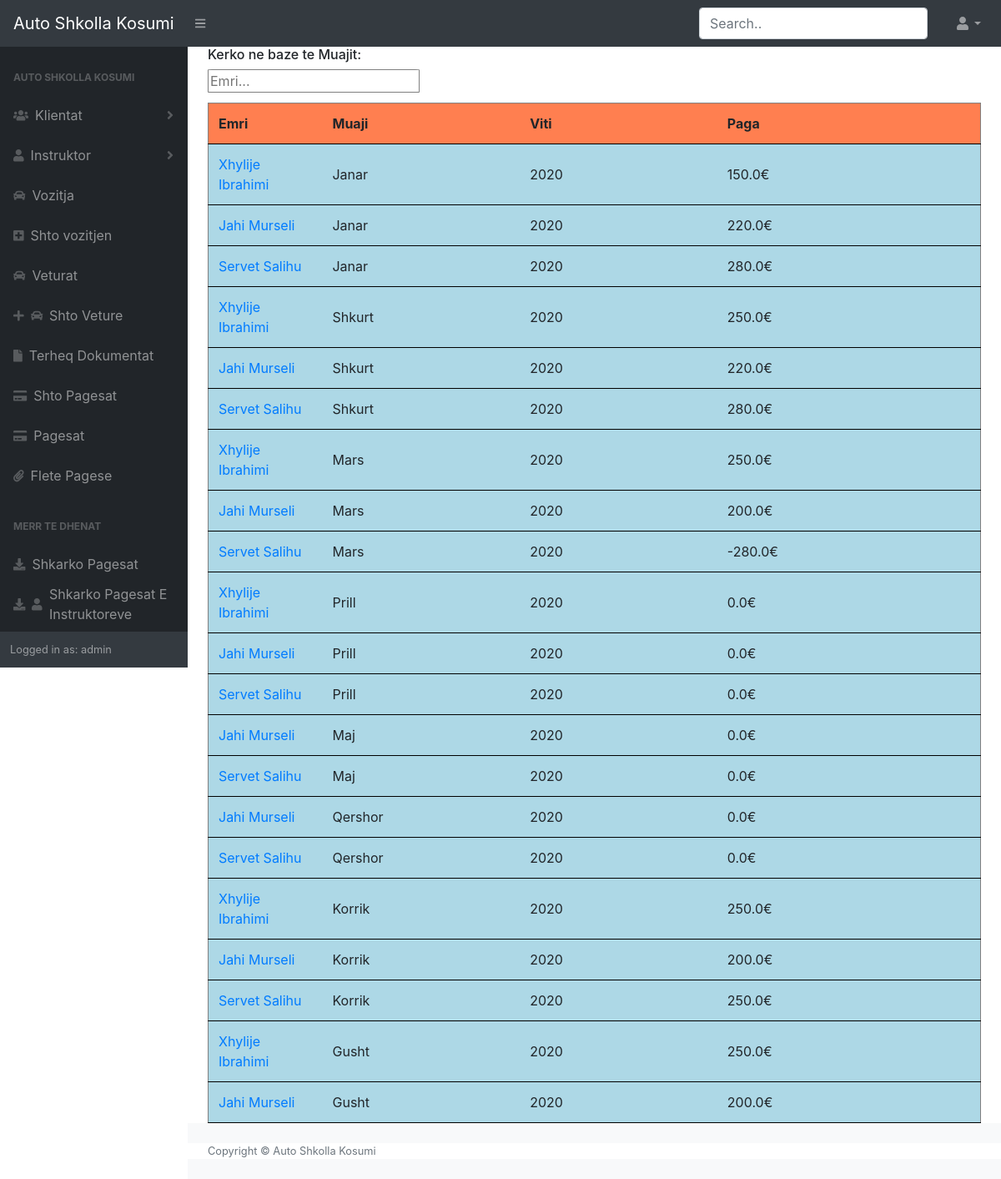
/pagesatEinstruktorve/ (signed in), run on the app's committed database.
### Kosumi/models.py (models this page shows, shortened)
class pagesatEinstruktorve(models.Model):
    Instruktori = models.ForeignKey(Instruktori,on_delete=models.CASCADE)
    muaji  = models.ForeignKey(muaji,on_delete=models.CASCADE)
    paga = models.FloatField()
    viti = models.IntegerField(default=datetime.now().year)

class Instruktori(models.Model):
    Emri = models.CharField(max_length=50)
    Emri_Prindit = models.CharField(max_length=50,default="")
    Mbiemri = models.CharField(max_length=50)
    nrLicenses = models.CharField(max_length=50,null=True)
    dataLindjes = models.DateField(null=True)
    NrPersonal = models.IntegerField(null=True)
    komuna = models.CharField(max_length=50,null=True)
    Nr_tel = PhoneNumberField()
    vetura = models.ForeignKey(Veturat,on_delete=models.CASCADE,null=True,blank=True)
    def __str__(self):
        return self.Emri+" "+self.Mbiemri

class muaji(models.Model):
    muaji = models.CharField(max_length=50)
    def __str__(self):
        return self.muaji

### Kosumi/views.py (the view)
# urls.py: path('pagesatEinstruktorve/', homeViews.pagesatIns, name="pagins"),
@login_required
def pagesatIns(request):
    pag = pagesatEinstruktorve.objects.all().order_by("muaji")
    return render(request, 'home/pagesatEinstruktorve.html', {'pag': pag})

### Kosumi/templates/home/pagesatEinstruktorve.html (shortened to what this page needs)
{%extends "home/Base.html"%}
{% load static %}
{% block content %}
</head>
<body>
<div class="top">
<h6>Kerko ne baze te Muajit:</h6>
<input type="text" id="myInput" onkeyup="myFunction()" placeholder="Emri..." title="Type in a name">
</div>
<table id="myTable">
  <tr class="header">
      <th style="width: 8%;">Emri</th>
    <th style="width: 15%;">Muaji</th>
    <th style="width: 15%;">Viti</th>
    <th style="width: 20%;">Paga</th>
  </tr>
  {% for j in pag %}
    <tr>
        <td><a href="{% url 'editpagesatins' j.pk %}">{{j.Instruktori}}</a></td>
        <td>{{j.muaji}}</td>
        <td>{{j.viti}}</td>
        <td>{{j.paga}}€</td>
    </tr>
  {% endfor %}
</table>
</body>
{% endblock content %}

### Kosumi/templates/home/Base.html (shortened to what this page needs)
{% load static %}
<!DOCTYPE html>
<html lang="en">
<head>
    <link rel="stylesheet" type="text/css" href="{% static 'css/stylesAd.css' %}">
    <link href="https://cdn.datatables.net/1.10.20/css/dataTables.bootstrap4.min.css" rel="stylesheet"
 />
</head>
<body class="sb-nav-fixed">
    <nav class="sb-topnav navbar navbar-expand navbar-dark bg-dark">
        <a class="navbar-brand" href="{% url 'home'%}">Auto Shkolla Kosumi</a>
        <button class="btn btn-link btn-sm order-1 order-lg-0" id="sidebarToggle" href="#"><i
                class="fas fa-bars"></i></button>
        <form class="d-none d-md-inline-block form-inline ml-auto mr-0 mr-md-3 my-2 my-md-0" method="GET"
            action="{% url 'klienti_Search' %}">
            <div class="input-group">
                <input class="form-control mr-sm-2" type="text" name="q" placeholder="Search.." aria-label="Search"
                    aria-describedby="basic-addon2" autocomplete="off">
            </div>
        </form>
        <ul class="navbar-nav ml-auto ml-md-0">
            <li class="nav-item dropdown">
                <a class="nav-link dropdown-toggle" id="userDropdown" href="#" role="button" data-toggle="dropdown"
                    aria-haspopup="true" aria-expanded="false"><i class="fas fa-user fa-fw"></i></a>
            </li>
        </ul>
    </nav>
    <div id="layoutSidenav">
        <div id="layoutSidenav_nav">
            <nav class="sb-sidenav accordion sb-sidenav-dark" id="sidenavAccordion">
                <div class="sb-sidenav-menu">
                    <div class="nav">
                        <div class="sb-sidenav-menu-heading">Auto Shkolla Kosumi</div>
                        <a class="nav-link collapsed" href="#" data-toggle="collapse" data-target="#collapseLayouts"
                            aria-expanded="false" aria-controls="collapseLayouts">
                            <div class="sb-nav-link-icon"><i class="fas fa-users"></i></div>
                            Klientat
                            <div class="sb-sidenav-collapse-arrow"><i class="fas fa-angle-down"></i></div>
                        </a>
                        <a class="nav-link collapsed" href="#" data-toggle="collapse" data-target="#collapsePages"
                            aria-expanded="false" aria-controls="collapsePages">
                            <div class="sb-nav-link-icon"><i class="fas fa-user"></i></div>
                            Instruktor
                            <div class="sb-sidenav-collapse-arrow"><i class="fas fa-angle-down"></i></div>
                        </a>
                        <a class="nav-link" href="{% url 'voz'%}">
                            <div class="sb-nav-link-icon"><i class="fas fa-car"></i></div>
                            Vozitja
                        </a>
                        <a class="nav-link" href="{% url 'regjistro-voz'%}">
                            <div class="sb-nav-link-icon"><i class="fas fa-plus-square"></i></div>
                            Shto vozitjen
                        </a>
                        <a class="nav-link" href="{% url 'vet'%}">
                            <div class="sb-nav-link-icon"><i class="fas fa-car"></i></div>
                            Veturat
                        </a>
                        <a class="nav-link" href="{% url 'regjistro-vet'%}">
                            <div class="sb-nav-link-icon"><i class="fas fa-plus"></i></div><div class="sb-nav-link-icon"><i class="fas fa-car"></i></div>
                            Shto Veture
                        </a>
                        <a class="nav-link" href="{% url 'asd'%}">
                            <div class="sb-nav-link-icon"><i class="fas fa-file"></i></div>
                            Terheq Dokumentat
                        </a>
                        <a class="nav-link" href="{% url 'shtopagesat'%}">
                            <div class="sb-nav-link-icon"><i class="fas fa-credit-card"></i></div>
                            Shto Pagesat
                        </a>
                        <a class="nav-link" href="{% url 'pags'%}">
                            <div class="sb-nav-link-icon"><i class="fas fa-credit-card"></i></div>
                            Pagesat
                        </a>
                        <a class="nav-link" href="{% url 'krijoPagese'%}">
                            <div class="sb-nav-link-icon"><i class="fas fa-paperclip"></i></div>
                            Flete Pagese
                        </a>
                        <div class="sb-sidenav-menu-heading">Merr Te Dhenat</div>
                        <a class="nav-link" href="{% url 'pag'%}" style="padding-bottom: 0;">
                            <div class="sb-nav-link-icon"><i class="fas fa-download"></i></div>
                            Shkarko Pagesat
                        </a>
                        <a class="nav-link" href="{% url 'inst'%}">
                            <div class="sb-nav-link-icon"><i class="fas fa-download"></i></div><div class="sb-nav-link-icon"><i class="fas fa-user"></i></div>
                            Shkarko Pagesat E Instruktoreve
                        </a>
                    </div>
                </div>
                <div class="sb-sidenav-footer">
                    <div class="small">Logged in as: {{user.username}} </div>
                </div>
            </nav>
        </div>
        <div id="layoutSidenav_content" style="background-color: #fff;">
            <main>
                <div class="container-fluid" style="background-color: #fff;">
                    {% block content %}
                    {% endblock %}
                </div>
            </main>
            <footer class="py-4 bg-light mt-auto" style="background-color: #fff;">
                <div class="container-fluid">
                    <div class="d-flex align-items-center justify-content-between small">
                        <div class="text-muted">Copyright &copy; Auto Shkolla Kosumi </div>
                    </div>
                </div>
            </footer>
        </div>
    </div>
</body>
</html>

### Kosumi/templates/home/Base.html (style rules this page uses)
th { cursor: pointer; background-color: coral; font-size: 16px; border-bottom: 1px solid black; }
td { font-size: 16px; background-color: lightblue; border-bottom: 1px solid black; height: 10px; }
button { margin-top: 2%; }
input { autocomplete="off"; }

### Kosumi/templates/home/pagesatEinstruktorve.html (style rules this page uses)
#myInput { background-position: 10px 10px; background-repeat: no-repeat; font-size: 16px; border: 1px solid gray; border-radius:2%; margin-bottom: 12px; }
#myTable { border-collapse: collapse; border: 1px solid gray; font-size: 18px; text-align: center; }
#myTable th, #myTable td { text-align: left; padding: 12px; }
#myTable tr { border-bottom: 1px solid #ddd; }
#myTable tr.header, #myTable tr:hover { background-color: #f1f1f1; }

### data on the page
pagesatEinstruktorve: Instruktori "Xhylije Ibrahimi", muaji "Janar", viti "2020", paga "150.0"
pagesatEinstruktorve: Instruktori "Jahi Murseli", muaji "Janar", viti "2020", paga "220.0"
pagesatEinstruktorve: Instruktori "Servet Salihu", muaji "Janar", viti "2020", paga "280.0"
pagesatEinstruktorve: Instruktori "Xhylije Ibrahimi", muaji "Shkurt", viti "2020", paga "250.0"
pagesatEinstruktorve: Instruktori "Jahi Murseli", muaji "Shkurt", viti "2020", paga "220.0"
pagesatEinstruktorve: Instruktori "Servet Salihu", muaji "Shkurt", viti "2020", paga "280.0"
pagesatEinstruktorve: Instruktori "Xhylije Ibrahimi", muaji "Mars", viti "2020", paga "250.0"
pagesatEinstruktorve: Instruktori "Jahi Murseli", muaji "Mars", viti "2020", paga "200.0"
pagesatEinstruktorve: Instruktori "Servet Salihu", muaji "Mars", viti "2020", paga "-280.0"
pagesatEinstruktorve: Instruktori "Xhylije Ibrahimi", muaji "Prill", viti "2020", paga "0.0"
pagesatEinstruktorve: Instruktori "Jahi Murseli", muaji "Prill", viti "2020", paga "0.0"
pagesatEinstruktorve: Instruktori "Servet Salihu", muaji "Prill", viti "2020", paga "0.0"
pagesatEinstruktorve: Instruktori "Jahi Murseli", muaji "Maj", viti "2020", paga "0.0"
pagesatEinstruktorve: Instruktori "Servet Salihu", muaji "Maj", viti "2020", paga "0.0"
pagesatEinstruktorve: Instruktori "Jahi Murseli", muaji "Qershor", viti "2020", paga "0.0"
pagesatEinstruktorve: Instruktori "Servet Salihu", muaji "Qershor", viti "2020", paga "0.0"
pagesatEinstruktorve: Instruktori "Xhylije Ibrahimi", muaji "Korrik", viti "2020", paga "250.0"
pagesatEinstruktorve: Instruktori "Jahi Murseli", muaji "Korrik", viti "2020", paga "200.0"
pagesatEinstruktorve: Instruktori "Servet Salihu", muaji "Korrik", viti "2020", paga "250.0"
pagesatEinstruktorve: Instruktori "Xhylije Ibrahimi", muaji "Gusht", viti "2020", paga "250.0"
pagesatEinstruktorve: Instruktori "Jahi Murseli", muaji "Gusht", viti "2020", paga "200.0"

### other printed values
{{ user.username }} "admin"
